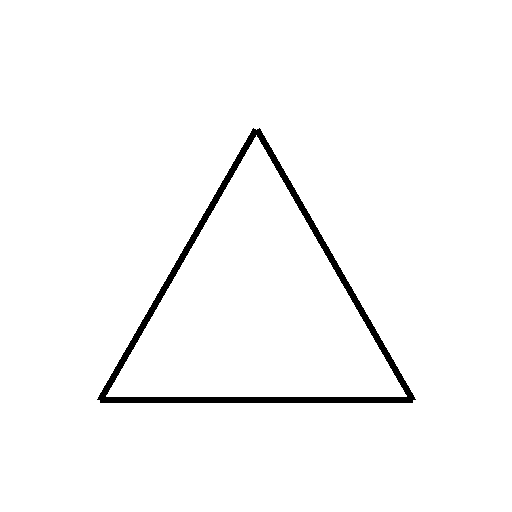
#> input picture lerobot-draws-main/examples/triangle.png, 512 x 512 px
$ python diagnose_triangle.py
#> lines starting #> are read from the running program, lines starting #| are printed output that depends on the picture; after the words box and inside, x2 and y2 are one past the last pixel; in counts of white or black regions, pixels touching at a corner belong together
### lerobot-draws-main/image_to_trajectory/api.py
"""
Drawing Pipeline Component for LeRobot SO-100

Clean, modular component that converts text prompts to robot drawing paths.
Perfect for integration with voice commands and collaborative art systems.

Usage:
    pipeline = DrawingPipeline()
    result = pipeline.prompt_to_robot_paths("draw a simple house")
    print(result.summary)
"""

import cv2
import numpy as np
import matplotlib.pyplot as plt
from typing import List, Optional, Dict, Any
import json
from dataclasses import dataclass, asdict
from pathlib import Path
import os
from PIL import Image
import io
import base64
from dotenv import load_dotenv

# Load environment variables
load_dotenv()

style_suffix = "A black-and-white minimalistic vector-style line drawing. Only clean, simple outlines, no shading, no color, no background. Style similar to icons or coloring book pages. High-contrast, on a plain white background, with bold black strokes"

@dataclass
class Point:
    """2D point coordinates"""
    x: float
    y: float

@dataclass
class DrawingPath:
    """Series of connected points for drawing"""
    points: List[Point]
    pen_down: bool = True

@dataclass
class PipelineConfig:
    """Configuration for the drawing pipeline"""
    # Image processing parameters
    canny_low: int = 50
    canny_high: int = 150
    gaussian_blur: int = 3
    simplification_tolerance: float = 2.0
    min_contour_length: int = 10

    # Robot workspace parameters
    workspace_size_mm: int = 200

    # SO-100 specific parameters
    paper_center_x: float = 200.0  # mm from robot base
    paper_center_y: float = 0.0    # mm from robot base
    paper_z: float = 100.0         # mm table height
    paper_width: float = 210.0     # A4 width
    paper_height: float = 297.0    # A4 height

    # Motion parameters
    travel_speed: float = 80.0     # mm/s
    draw_speed: float = 25.0       # mm/s
    pen_lift_height: float = 10.0  # mm

@dataclass
class RobotAction:
    """Single robot action in trajectory"""
    timestamp: float
    position: Dict[str, float]  # {'x': 0.2, 'y': 0.0, 'z': 0.1} in meters
    orientation: Dict[str, float]  # {'rx': 0.0, 'ry': 0.0, 'rz': 0.0} in radians
    pen_down: bool
    speed: float  # m/s
    action_type: str

@dataclass
class PipelineResult:
    """Complete result from the drawing pipeline"""
    success: bool
    prompt: str
    revised_prompt: Optional[str]
    drawing_paths: List[DrawingPath]
    robot_actions: List[RobotAction]
    stats: Dict[str, Any]
    error_message: Optional[str] = None

    # [9 lines left out: function summary, not called in this run]

class OpenAIImageGenerator:
    """Generate images optimized for robot drawing"""

    # [51 lines left out: functions __init__, generate, not called in this run]

class ImageToPathConverter:
    """Convert images to drawing paths"""

    def __init__(self, config: PipelineConfig):
        self.config = config
        # Store intermediate results for visualization
        self.last_image = None
        self.last_gray = None
        self.last_blurred = None
        self.last_edges = None
        self.last_contours = None

    def process_image(self, image: np.ndarray) -> List[DrawingPath]:
        """Convert image to drawing paths"""

        self.last_image = image.copy()
#> self.last_image is the input picture: shape (512, 512, 3); 97.8% white; 1 black region, box (x1, y1, x2, y2) and area: (97, 128, 416, 403) 5707

        # Step 1: Preprocess
        self.last_gray = cv2.cvtColor(image, cv2.COLOR_BGR2GRAY)
        self.last_blurred = cv2.GaussianBlur(self.last_gray, (self.config.gaussian_blur, self.config.gaussian_blur), 0)

        # Step 2: Edge detection
        self.last_edges = cv2.Canny(self.last_blurred, self.config.canny_low, self.config.canny_high)
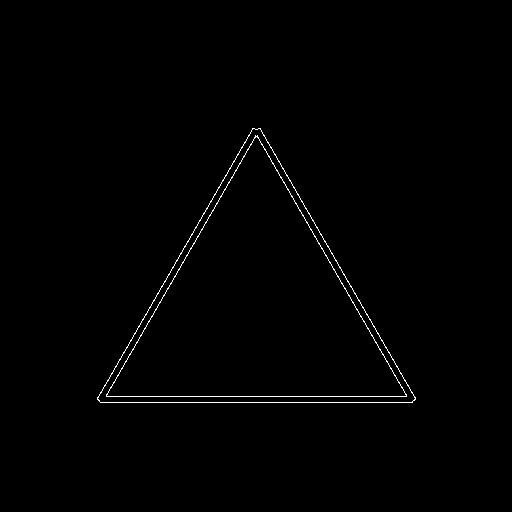
#> self.last_edges: shape (512, 512); 0.71% white in thin lines or dots, all inside (x1, y1, x2, y2) = (97, 128, 416, 403)

        # Step 3: Find contours
        self.last_contours, _ = cv2.findContours(self.last_edges, cv2.RETR_EXTERNAL, cv2.CHAIN_APPROX_SIMPLE)
#> self.last_contours = 1 contour; box (x1, y1, x2, y2) and area: (97, 128, 416, 403) 45156

        # Step 4: Convert to drawing paths
        paths = []
        height, width = image.shape[:2]
#> height = 512; width = 512

        for contour in self.last_contours:
            if len(contour) < self.config.min_contour_length:
                continue

            # Simplify contour
            epsilon = self.config.simplification_tolerance
            simplified = cv2.approxPolyDP(contour, epsilon, closed=False)

            # Convert to scaled points
            points = []
            for point in simplified:
                x, y = point[0]
                # Scale to workspace and flip Y axis
                scaled_x = (x / width) * self.config.workspace_size_mm
                scaled_y = ((height - y) / height) * self.config.workspace_size_mm
                points.append(Point(scaled_x, scaled_y))

            if len(points) >= 2:
                paths.append(DrawingPath(points))
#> this loop made 1 pass
#> epsilon on pass 1: 2
#> after the loop, paths = 1 item

        return paths

    # [54 lines left out: function visualize_processing_steps, not called in this run]

class PathToRobotConverter:
    """Convert 2D drawing paths to 3D robot actions"""

    # [286 lines left out: functions __init__, paths_to_actions, visualize_robot_trajectory, not called in this run]


class DrawingPipeline:
    """Main pipeline: prompt → image → paths → robot actions"""

    # [217 lines left out: functions __init__, prompt_to_robot_paths, _calculate_stats, _save_outputs, _generate_simple_commands, quick_draw and 1 more, not called in this run]


# Example usage and testing
# [11 lines that do not run on import are left out]


### lerobot-draws-main/diagnose_triangle.py
"""Offline image/coordinate/reach audit. No HTTP requests or robot motion."""
import json
from pathlib import Path
import xml.etree.ElementTree as ET

import cv2
import matplotlib
matplotlib.use('Agg')
import matplotlib.pyplot as plt
import numpy as np
from scipy.optimize import least_squares
from scipy.spatial.transform import Rotation

from image_to_trajectory.api import ImageToPathConverter, PipelineConfig

ROOT = Path(__file__).resolve().parent


def main():
    out = ROOT / 'outputs/triangle/diagnosis'
    out.mkdir(parents=True, exist_ok=True)
    converter = ImageToPathConverter(PipelineConfig())
    extracted = converter.process_image(cv2.imread(str(ROOT/'examples/triangle.png')))
#> extracted = 1 item
    points = np.array([[p.x, p.y] for p in extracted[0].points])
#> points = [[98.44, 150], [37.89, 44.14], [39.06, 42.97], [160.9, 42.97], [162.1, 44.92], [101.6, 150], [99.22, 150]]
#> (the run stopped early here; a loop or call above may not have finished)
